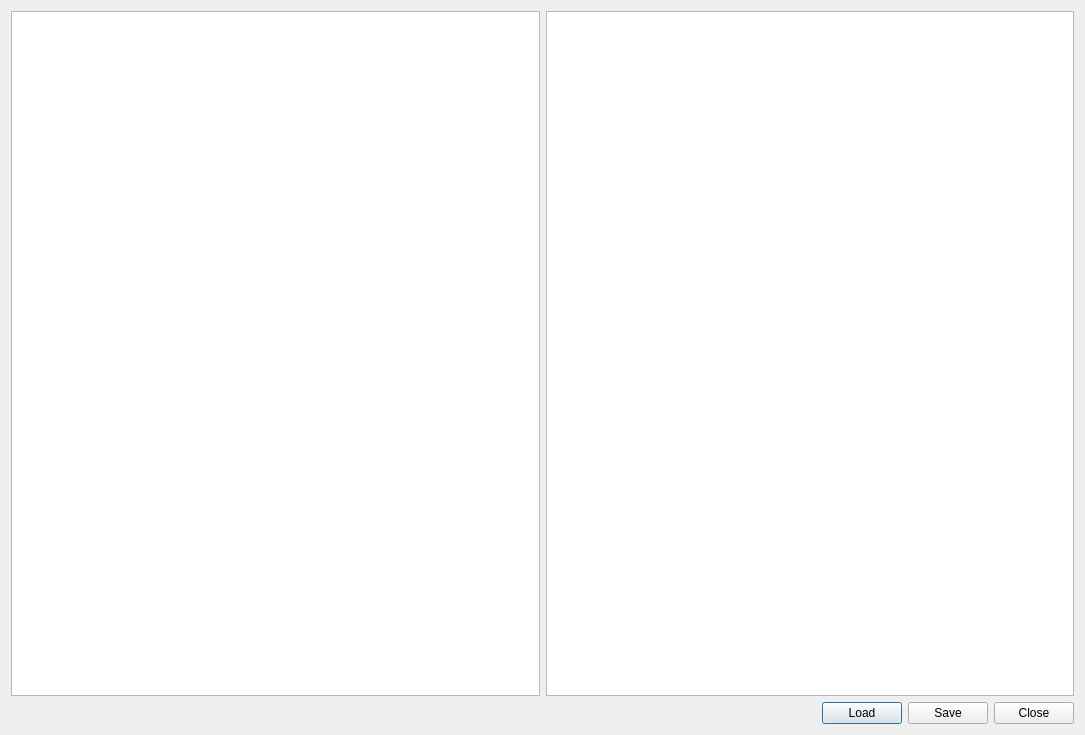
<?xml version="1.0" encoding="UTF-8"?>
<ui version="4.0">
 <class>Dialog</class>
 <widget class="QDialog" name="Dialog">
  <property name="geometry">
   <rect>
    <x>0</x>
    <y>0</y>
    <width>1085</width>
    <height>735</height>
   </rect>
  </property>
  <property name="windowTitle">
   <string>Reverse Poem Writer</string>
  </property>
  <layout class="QVBoxLayout" name="verticalLayout">
   <item>
    <layout class="QHBoxLayout" name="horizontalLayout_2">
     <item>
      <widget class="QPlainTextEdit" name="left"/>
     </item>
     <item>
      <widget class="QPlainTextEdit" name="right">
       <property name="enabled">
        <bool>true</bool>
       </property>
      </widget>
     </item>
    </layout>
   </item>
   <item>
    <layout class="QHBoxLayout" name="horizontalLayout">
     <item>
      <spacer name="horizontalSpacer">
       <property name="orientation">
        <enum>Qt::Horizontal</enum>
       </property>
       <property name="sizeHint" stdset="0">
        <size>
         <width>40</width>
         <height>20</height>
        </size>
       </property>
      </spacer>
     </item>
     <item>
      <widget class="QPushButton" name="load">
       <property name="text">
        <string>Load</string>
       </property>
      </widget>
     </item>
     <item>
      <widget class="QPushButton" name="save">
       <property name="text">
        <string>Save</string>
       </property>
      </widget>
     </item>
     <item>
      <widget class="QPushButton" name="closebtn">
       <property name="text">
        <string>Close</string>
       </property>
      </widget>
     </item>
    </layout>
   </item>
  </layout>
 </widget>
 <resources/>
 <connections/>
 <slots>
  <slot>onTextChanged()</slot>
 </slots>
</ui>
